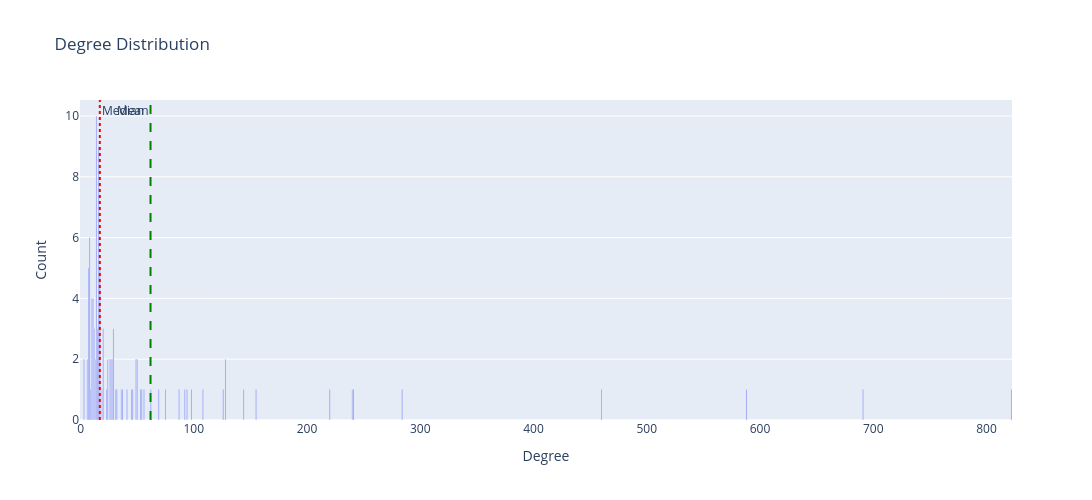

This figure's notebook cell:
### Markdown cell above
!!! DEGREE DISTRIBUTION COMPARED TO RANDOM GRAPH !!!

### Code cell
# Get degrees of all nodes in the undirected graph
degrees = [d for n, d in G.degree()]

# Basic statistics
in_avg = np.mean(degrees)
in_median = np.median(degrees)
in_mode = pd.Series(degrees).mode()[0]
in_min = np.min(degrees)
in_max = np.max(degrees)

print("Degree Statistics:")
print(f"Average: {in_avg}")
print(f"Median: {in_median}")
print(f"Mode: {in_mode}")
print(f"Min: {in_min}")
print(f"Max: {in_max}")

# Degree counts
degree_counts = np.bincount(degrees)
x = np.arange(len(degree_counts))

# Random comparison distribution
np.random.seed(123)
random_counts = np.random.poisson(lam=max(1, in_avg), size=len(degree_counts))

# Plot
fig = go.Figure()
fig.add_trace(go.Bar(x=x, y=degree_counts, name='Degree (Real)', opacity=1))
# fig.add_trace(go.Bar(x=x, y=random_counts, name='Degree (Random)',
#                      opacity=0.3, visible='legendonly'))

# Mean and median lines
fig.add_vline(x=in_avg, line_dash="dash", line_color="green",
              annotation_text="Mean", annotation_position="top left")
fig.add_vline(x=in_median, line_dash="dot", line_color="red",
              annotation_text="Median", annotation_position="top right")

fig.update_layout(
    title="Degree Distribution", #  (real vs random)
    xaxis_title="Degree",
    yaxis_title="Count",
    bargap=0.2,
    legend=dict(orientation="h", yanchor="bottom", y=1.02, xanchor="right", x=1)
)

fig.update_layout(width=1100, height=500)
fig.show()

# Save figure
# fig.write_image("degree_distribution.png", scale=2)

### Figure 1 — Plotly figure (JSON) as saved in the notebook; plotly's stock layout.template omitted (floating-point values rounded to 4 significant figures; data arrays with more than 128 entries replaced by an {"elided": "..."} marker saying what was removed)
{"data": [{"name": "Degree (Real)", "opacity": 1, "type": "bar", "x": {"elided": "823 int values"}, "y": {"elided": "823 int values"}}], "layout": {"annotations": [{"showarrow": false, "text": "Mean", "x": 61.78, "xanchor": "right", "xref": "x", "y": 1, "yanchor": "top", "yref": "y domain"}, {"showarrow": false, "text": "Median", "x": 17, "xanchor": "left", "xref": "x", "y": 1, "yanchor": "top", "yref": "y domain"}], "bargap": 0.2, "height": 500, "legend": {"orientation": "h", "x": 1, "xanchor": "right", "y": 1.02, "yanchor": "bottom"}, "shapes": [{"line": {"color": "green", "dash": "dash"}, "type": "line", "x0": 61.78, "x1": 61.78, "xref": "x", "y0": 0, "y1": 1, "yref": "y domain"}, {"line": {"color": "red", "dash": "dot"}, "type": "line", "x0": 17, "x1": 17, "xref": "x", "y0": 0, "y1": 1, "yref": "y domain"}], "title": {"text": "Degree Distribution"}, "width": 1100, "xaxis": {"title": {"text": "Degree"}}, "yaxis": {"title": {"text": "Count"}}}}
